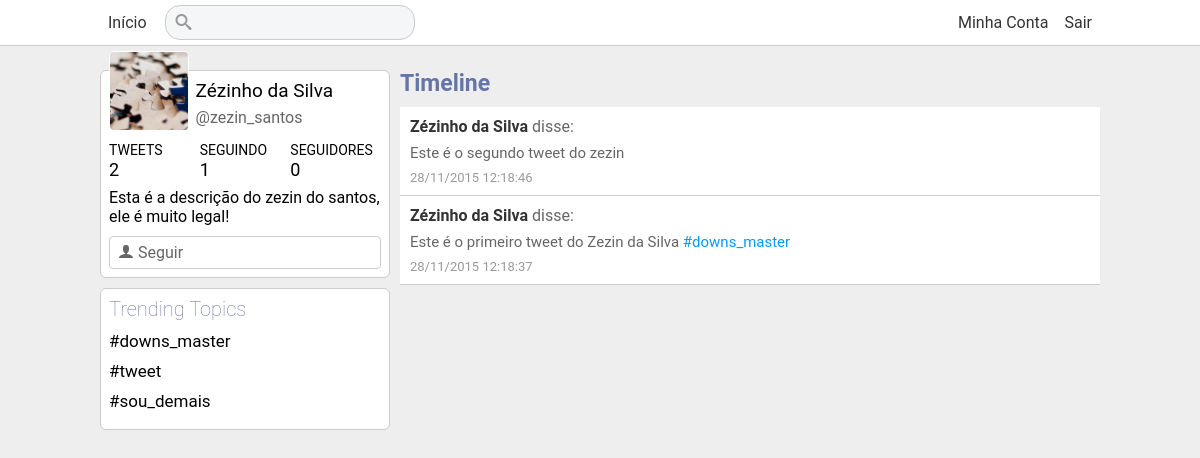
Before: /index.php?url=zezin_santos (signed in) with the older database file.
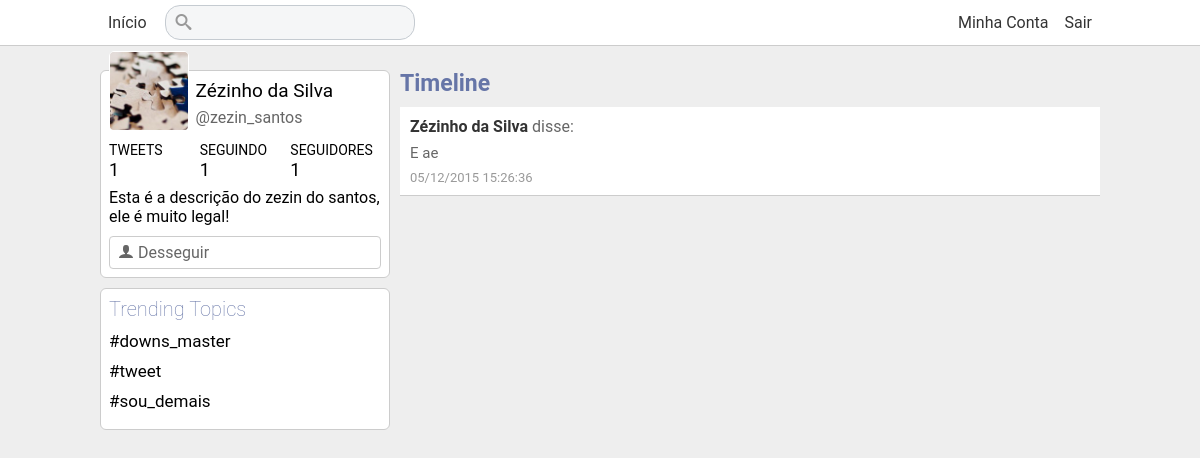
After: the same page with the newer database file.
### tables this page shows
CREATE TABLE IF NOT EXISTS `usuarios` (
  `id` int(11) NOT NULL AUTO_INCREMENT,
  `foto` varchar(200) NOT NULL,
  `nome` varchar(200) NOT NULL,
  `nickname` varchar(200) NOT NULL,
  `email` varchar(150) NOT NULL,
  `senha` varchar(100) NOT NULL,
  `descricao` varchar(100) NOT NULL,
  PRIMARY KEY (`id`)
);

CREATE TABLE IF NOT EXISTS `trending` (
  `id` int(11) NOT NULL AUTO_INCREMENT,
  `hashtag` varchar(100) NOT NULL,
  `mencoes` int(11) NOT NULL,
  PRIMARY KEY (`id`)
);

CREATE TABLE IF NOT EXISTS `tweets` (
  `id` int(11) NOT NULL AUTO_INCREMENT,
  `user_id` int(11) NOT NULL,
  `tweet` varchar(250) NOT NULL,
  `data` datetime NOT NULL,
  `timestamp` varchar(200) NOT NULL,
  PRIMARY KEY (`id`)
);

### pages/perfil.php (the view)
<?php include_once "inc/sidebar.php";?>
<section id="content_wrapper">
<?php
	$permitidas = ['seguindo', 'seguidores'];
	if(isset($explode[1]) && in_array($explode[1], $permitidas)){
		include_once 'pages/'.$explode[1].'.php';
	}else{
?>
	<h1 class="title-page">Timeline</h1>
	<section id="content">
	<?php
		$pega_mencoes = $pdo->prepare("SELECT * FROM `tweets` WHERE `user_id` = ? ORDER BY `id` DESC");
		$pega_mencoes->execute(array($dados_perfil->id));
		while($tweet = $pega_mencoes->fetchObject()){
	?>
		<article class="tweet">
			<span class="nome"><a href="<?php echo BASE.'/'.$dados_perfil->nickname;?>"><?php echo $dados_perfil->nome;?></a> disse:</span>
			<p><?php echo $tweet->tweet;?></p>
			<span class="date"><?php echo date('d/m/Y H:i:s', strtotime($tweet->data));?></span>
		</article>
	<?php }?>
	</section>
<?php }?>
</section>

### inc/header.php (shortened to what this page needs)
<?php
	include_once "config.php";
	if(!isset($_SESSION['nickname'])){
		include_once "logar.php";
		die;
	}else{
		$pega_logado = $pdo->prepare("SELECT * FROM `usuarios` WHERE `nickname` = ?");
		$pega_logado->execute(array($_SESSION['nickname']));
	}
?>
<!DOCTYPE HTML>
<html lang="pt-BR">
	<head>
		<link href="<?php echo BASE;?>/css/style.css" rel="stylesheet" type="text/css" />
		<link href="<?php echo BASE;?>/css/jcrop.css" rel="stylesheet" type="text/css" />
	</head>
	<body>
	<header id="header">
		<div class="center">
			<ul class="left">
				<li><a href="<?php echo BASE;?>">Início</a></li>
			</ul>
			 <div class="search">
			 	<span class="icon-search"></span>
			 	<form action="" method="get">
			 		<input type="search" name="s" />
			 	</form>
			 </div>
			<ul class="right">
				<li><a href="<?php echo BASE.'/?sair';?>">Sair</a></li>
				<li><a href="<?php echo BASE.'/minha-conta';?>">Minha Conta</a></li>
			</ul>
		</div>
	</header>

### index.php (shortened to what this page needs)
<?php include_once "inc/header.php";?>
	<div id="wrapper">
			<?php
				$url = (isset($_GET['url'])) ? $_GET['url'] : 'home';
				$explode = explode('/', $url);
				$verifica_user = $pdo->prepare("SELECT * FROM `usuarios` WHERE `nickname` = :nickname");
				$verifica_user->bindValue(':nickname', strip_tags($explode[0]), PDO::PARAM_STR);
				$verifica_user->execute();
				$nao_permitidas = ['perfil', 'seguindo', 'seguidores', 'busca'];
				if(isset($_GET['s'])){
					include_once "pages/busca.php";
				}elseif($verifica_user->rowCount() == 1){
					$perfil = true;
					$dados_perfil = $verifica_user->fetchObject();
					include_once "pages/perfil.php";
				}elseif(file_exists('pages/'.$explode[0].'.php') && !in_array($explode[0], $nao_permitidas)){
					include_once 'pages/'.$explode[0].'.php';
				}else{
					echo 'Pagina não existente <a href="'.BASE.'">Voltar</a>';
				}
			?>
	</div>
<?php include_once "inc/footer.php";?>

### inc/sidebar.php
<aside id="sidebar">
<?php
	if($perfil == true){
		$dados = $dados_perfil;
		$link = BASE.'/'.$dados->nickname;
	}else{
		$dados = $logado;
		$link = BASE;
	}
	$foto = ($dados->foto == '') ? BASE.'/uploads/default.jpg' : BASE.'/uploads/'.$dados->foto;
	$contagem_seguindo = $pdo->prepare("SELECT `id` FROM `follows` WHERE `seguidor` = ?");
	$contagem_seguindo->execute(array($dados->id));
	$qtd_seguindo = $contagem_seguindo->rowCount();
	$contagem_seguidores = $pdo->prepare("SELECT `id` FROM `follows` WHERE `usuario` = ?");
	$contagem_seguidores->execute(array($dados->id));
	$qtd_seguidores = $contagem_seguidores->rowCount();
	$contagem_tweets = $pdo->prepare("SELECT `id` FROM `tweets` WHERE `user_id` = ?");
	$contagem_tweets->execute(array($dados->id));
	$qtd_tweets = $contagem_tweets->rowCount();
	if($perfil == true && $dados->id != $logado->id){
		$verifica_follow = $pdo->prepare("SELECT * FROM `follows` WHERE `seguidor` = ? AND `usuario` = ? ORDER BY `id` DESC");
		$verifica_follow->execute(array($logado->id, $dados->id));
		if($verifica_follow->rowCount() == 1){
			$texto = 'Desseguir';
		}else{
			$texto = 'Seguir';
		}
	}
?>
<div class="box_sidebar perfil">
	<div class="img_perfil">
		<img src="<?php echo $foto;?>" />
	</div>
	<div class="dados_user">
		<span class="nome_perfil"><a href="<?php echo $link;?>"><?php echo $dados->nome;?></a></span>
		<a href="#" class="nickname">@<?php echo $dados->nickname;?></a>
	</div>
	<div class="stats">
		<div class="box_stats">
			<span>Tweets</span>
			<p><?php echo $qtd_tweets;?></p>
		</div>
		<div class="box_stats">
			<span>Seguindo</span>
			<p><a href="<?php echo BASE.'/'.$dados->nickname.'/seguindo';?>"><?php echo $qtd_seguindo;?></a></p>
		</div>
		<div class="box_stats">
			<span>Seguidores</span>
			<p><a href="<?php echo BASE.'/'.$dados->nickname.'/seguidores';?>"><?php echo $qtd_seguidores;?></a></p>
		</div>
	</div>
	<?php if($perfil == true){?>
	<div class="descricao"><p><?php echo $dados->descricao;?></p></div>
	<?php }?>
	<?php if($perfil == true && $dados->id != $logado->id){?>
	<a href="#" class="button seguir side" data-user="<?php echo $dados->id;?>"><span class="icon-user"></span> <?php echo $texto;?></a>
	<?php }?>
</div>
<div class="box_sidebar">
	<h2>Trending Topics</h2>
	<ul>
	<?php
		$trending = $pdo->prepare("SELECT * FROM `trending` ORDER BY `mencoes` DESC LIMIT 5");
		$trending->execute();
		while($tag_top = $trending->fetchObject()){
			$tag = str_replace('#', '', $tag_top->hashtag);
	?>
		<li><a href="<?php echo BASE.'/hashtag/'.$tag;?>"><?php echo $tag_top->hashtag;?></a></li>
	<?php }?>
	</ul>
</div>
</aside>

### inc/footer.php (shortened to what this page needs)
	</body>
</html>

### css/style.css (style rules this page uses)
* { margin:0; padding:0; box-sizing:border-box; list-style-type:none; text-decoration:none; font-family:Roboto; }
body { background:#eee; }
[class^="icon-"], [class*=" icon-"] { font-family: 'icomoon'; speak: none; font-style: normal; font-weight: normal; font-variant: normal; text-transform: none; line-height: 1; -webkit-font-smoothing: antialiased; -moz-osx-font-smoothing: grayscale; }
.icon-user:before { content: "\e900"; }
.icon-search:before { content: "\e901"; }
#header { position:fixed; top:0; left:0; width:100%; z-index:9999; background:white; border-bottom:1px solid #ccc; }
.left { float:left; }
.right { float:right; }
#header ul.left li { float:left; }
#header ul.right li { float:right; }
#header ul li a { float:left; display:inline-block; padding:0 8px; color:#333; font-size:16px; line-height:45px; }
#header .search { float:left; width:250px; position:relative; background:#f5f6f7; margin-left:10px; margin-top:5px; border-radius:15px; border:1px solid #C5CBD1; }
#header .search .icon-search { position:absolute; top:8px; left:10px; color:#999; }
#header .search input { float:left; width:100%; padding:7px; border:none; outline:none; background:none; padding-left:30px; font-size:16px; color:#666; }
.center { margin:0 auto; width:1000px; }
#wrapper { width:1000px; margin:70px auto; }
#sidebar { float:left; width:29%; }
.box_sidebar { background:#fff; padding:8px; border-radius:6px; border:1px solid #ccc; margin-bottom:10px; position:relative; float:left; width:100%; }
.box_sidebar h2 { float:left; width:100%; font-size:20px; color:#6675A7; font-weight:lighter; margin-bottom:10px; }
.box_sidebar li { float:left; width:100%; margin-bottom:10px; font-size:17px; }
.box_sidebar li:last-child { background:none; }
.box_sidebar li a { color:#000; }
.box_sidebar.perfil .img_perfil { position:absolute; top:-20px; width:80px; height:80px; overflow:hidden; border:1px solid white; border-radius:5px; }
.box_sidebar.perfil .img_perfil img { width:100%; }
.box_sidebar.perfil .dados_user { float:right; width:70%; padding-left:5px; }
.box_sidebar.perfil .dados_user .nome_perfil { float:left; width:100%; font-size:19px; margin-bottom:6px; }
.box_sidebar.perfil .dados_user .nome_perfil a { color:black; }
.box_sidebar.perfil .dados_user a.nickname { color:#666; }
.box_sidebar.perfil .stats { float:left; width:100%; margin-top:5px; }
.box_sidebar.perfil .stats .box_stats { float:left; width:33.33%; padding:8px 0; }
.box_sidebar.perfil .stats .box_stats span { text-transform:uppercase; font-size:14px; }
.box_sidebar.perfil .stats .box_stats p { font-size:18px; }
.box_sidebar.perfil .stats .box_stats p a { color:black; }
.box_sidebar.perfil .descricao { float:left; width:100%; }
#content_wrapper { float:right; width:70%; }
#content { float:left; width:100%; }
h1.title-page { float:left; width:100%; font-size:23px; color:#6675A7; margin-bottom:10px; }
#content .tweet { float:left; width:100%; padding:10px; border-bottom:1px solid #ccc; color:#666; background:white; transition:all ease-in .3s; }
#content .tweet a { color:#09f; }
#content .tweet .nome { font-size:16px; float:left; width:100%; margin-bottom:8px; }
#content .tweet .nome a { color:#333; font-weight:bold; }
#content .tweet p { font-size:15px; }
#content .tweet .date { font-size:13px; color:#999; float:left; margin-top:8px; }
.button { display:inline-block; padding:6px 8px; color:#666; border:1px solid #ccc; border-radius:4px; float:right; background:white; }
.button.seguir { background:white; }
.button.seguir.side { float:left; width:100%; margin-top:10px; }

Changed rows visible on the page:
no longer on this page (row edited): tweets: user.nome "Zézinho da Silva", tweet "Este é o primeiro tweet do Zezin da Silva #downs_master", data "28/11/2015 12:18:37"
changed tweets "Zézinho da Silva": tweet "Este é o segundo tweet do zezin" → "E ae"; data "28/11/2015 12:18:46" → "05/12/2015 15:26:36"
Other visible differences:
$qtd_tweets: "2" → "1"
$qtd_seguidores: "0" → "1"
$texto: "Seguir" → "Desseguir"
